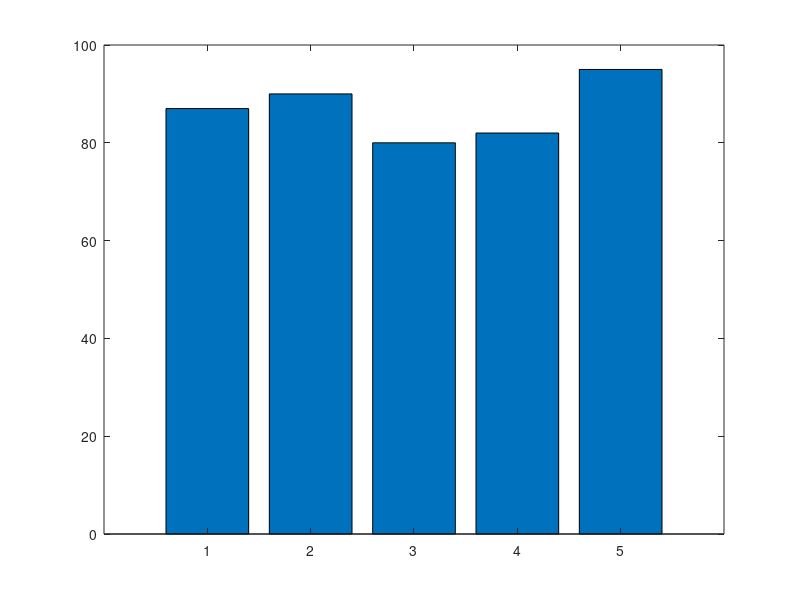

MATLAB code to generate this figure: (Note: this script raises an error after producing the figure.)
clc;
clear;
close all;

%% Student Information
disp('Student Information');
disp('-------------------');

name = 'Niyamoth';
id = 2253161015;
department = 'Electrical & Electronic Engineering';
semester = 'Summer 2026';

%% Academic Information
disp('Academic Information');
disp('--------------------');

subjects = {'Math','Physics','EEE','Programming','English'};
marks = [87 90 80 82 95];

%% Attendance
disp('Attendance');
disp('----------');

total_classes = 15;
present = 10;

%% Fee
disp('Fee');
disp('---');

tuition_fee = 4000;
lab_fee = 2000;
library_fee = 1000;

scholarship_rate = 90;

%% Calculations

total_marks = sum(marks);
avg_marks = mean(marks);
max_marks = max(marks);
min_marks = min(marks);

attendance = (present / total_classes) * 100;

absent = total_classes - present;

total_fee = tuition_fee + lab_fee + library_fee;
scholarship_amount = total_fee * scholarship_rate / 100;
final_fee = total_fee - scholarship_amount;

%% Grade and GPA

if avg_marks >= 80
    grade = 'A+';
    gpa = 4.00;

elseif avg_marks >= 70
    grade = 'A';
    gpa = 3.50;

elseif avg_marks >= 60
    grade = 'B';
    gpa = 3.00;

else
    grade = 'C';
    gpa = 2.00;
end

%% Eligibility

if attendance >= 75
    eligibility = 'Eligible';
else
    eligibility = 'Not Eligible';
end

%% Performance

if avg_marks >= 85
    performance = 'Excellent';

elseif avg_marks >= 75
    performance = 'Very Good';

elseif avg_marks >= 65
    performance = 'Good';

elseif avg_marks >= 50
    performance = 'Average';

else
    performance = 'Need Improvement';
end

%% Report

fprintf('=====================================\n');
fprintf('      UNIVERSITY STUDENT REPORT\n');
fprintf('=====================================\n');

fprintf('Name: %s\n', name);
fprintf('ID: %d\n', id);
fprintf('Department: %s\n', department);
fprintf('Semester: %s\n', semester);

fprintf('-------------------------------------\n');

fprintf('Total Marks: %.2f\n', total_marks);
fprintf('Average Marks: %.2f\n', avg_marks);
fprintf('Highest Marks: %.2f\n', max_marks);
fprintf('Lowest Marks: %.2f\n', min_marks);

fprintf('Grade: %s\n', grade);
fprintf('GPA: %.2f\n', gpa);

fprintf('-------------------------------------\n');

fprintf('Attendance: %.2f%%\n', attendance);
fprintf('Eligibility: %s\n', eligibility);

fprintf('-------------------------------------\n');

fprintf('Total Fee: %.2f TK\n', total_fee);
fprintf('Scholarship Amount: %.2f TK\n', scholarship_amount);
fprintf('Final Fee: %.2f TK\n', final_fee);

fprintf('-------------------------------------\n');

fprintf('Performance: %s\n', performance);

fprintf('=====================================\n');

%% Bar Chart

figure

b = bar(marks);

b.FaceColor = 'flat';

b.CData = [
    0 0.4470 0.7410
    0.8500 0.3250 0.0980
    0.9290 0.6940 0.1250
    0.4940 0.1840 0.5560
    0.4660 0.6740 0.1880
];

title('Student Marks Analysis');
xlabel('Subjects');
ylabel('Marks');

grid on

set(gca,'XTickLabel',subjects)

for i = 1:length(marks)

    text(i, marks(i)+1, num2str(marks(i)), ...
        'HorizontalAlignment','center')

end

%% Pie Chart

figure

pie([present absent],{'Present','Absent'})

title('Student Attendance Percentage')
%% Report

file = fopen('Student_Report.txt','w');
fprintf(file,'=====================================\n');
fprintf(file,'      UNIVERSITY STUDENT REPORT\n');
fprintf(file,'=====================================\n');

fprintf(file,'Name: %s\n', name);
fprintf(file,'ID: %d\n', id);
fprintf(file,'Department: %s\n', department);
fprintf(file,'Semester: %s\n', semester);

fprintf(file,'-------------------------------------\n');

fprintf(file,'Total Marks: %.2f\n', total_marks);
fprintf(file,'Average Marks: %.2f\n', avg_marks);
fprintf(file,'Highest Marks: %.2f\n', max_marks);
fprintf(file,'Lowest Marks: %.2f\n', min_marks);

fprintf(file,'Grade: %s\n', grade);
fprintf(file,'GPA: %.2f\n', gpa);

fprintf(file,'-------------------------------------\n');

fprintf(file,'Attendance: %.2f%%\n', attendance);
fprintf(file,'Eligibility: %s\n', eligibility);

fprintf(file,'-------------------------------------\n');

fprintf(file,'Total Fee: %.2f TK\n', total_fee);
fprintf(file,'Scholarship Amount: %.2f TK\n', scholarship_amount);
fprintf(file,'Final Fee: %.2f TK\n', final_fee);

fprintf(file,'-------------------------------------\n');

fprintf(file,'Performance: %s\n', performance);

fprintf(file,'=====================================\n');

fclose(file);
